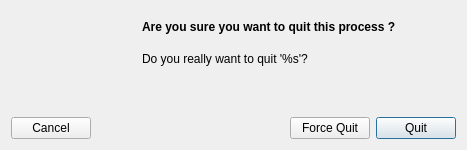
<?xml version="1.0" encoding="UTF-8"?>
<ui version="4.0">
 <class>KillDialog</class>
 <widget class="QDialog" name="KillDialog">
  <property name="windowModality">
   <enum>Qt::NonModal</enum>
  </property>
  <property name="geometry">
   <rect>
    <x>0</x>
    <y>0</y>
    <width>467</width>
    <height>150</height>
   </rect>
  </property>
  <property name="focusPolicy">
   <enum>Qt::NoFocus</enum>
  </property>
  <property name="windowTitle">
   <string/>
  </property>
  <property name="modal">
   <bool>true</bool>
  </property>
  <layout class="QVBoxLayout" name="verticalLayout">
   <item>
    <layout class="QVBoxLayout" name="MainVbox" stretch="0,0,0">
     <property name="spacing">
      <number>6</number>
     </property>
     <property name="sizeConstraint">
      <enum>QLayout::SetNoConstraint</enum>
     </property>
     <property name="leftMargin">
      <number>0</number>
     </property>
     <property name="topMargin">
      <number>0</number>
     </property>
     <property name="rightMargin">
      <number>0</number>
     </property>
     <property name="bottomMargin">
      <number>0</number>
     </property>
     <item>
      <layout class="QHBoxLayout" name="horizontalLayout_2" stretch="0,0,0,0">
       <property name="sizeConstraint">
        <enum>QLayout::SetDefaultConstraint</enum>
       </property>
       <property name="topMargin">
        <number>0</number>
       </property>
       <item alignment="Qt::AlignLeft">
        <widget class="QLabel" name="icon">
         <property name="sizePolicy">
          <sizepolicy hsizetype="Preferred" vsizetype="Preferred">
           <horstretch>0</horstretch>
           <verstretch>0</verstretch>
          </sizepolicy>
         </property>
         <property name="minimumSize">
          <size>
           <width>64</width>
           <height>64</height>
          </size>
         </property>
         <property name="maximumSize">
          <size>
           <width>64</width>
           <height>64</height>
          </size>
         </property>
         <property name="text">
          <string/>
         </property>
         <property name="pixmap">
          <pixmap>Processes.png</pixmap>
         </property>
         <property name="scaledContents">
          <bool>true</bool>
         </property>
        </widget>
       </item>
       <item>
        <spacer name="horizontalSpacer_4">
         <property name="orientation">
          <enum>Qt::Horizontal</enum>
         </property>
         <property name="sizeHint" stdset="0">
          <size>
           <width>40</width>
           <height>20</height>
          </size>
         </property>
        </spacer>
       </item>
       <item>
        <layout class="QVBoxLayout" name="verticalLayout_2">
         <property name="spacing">
          <number>0</number>
         </property>
         <item>
          <widget class="QLabel" name="Title">
           <property name="styleSheet">
            <string notr="true">QLabel {
                                                  font: bold
                                                  }
                                              </string>
           </property>
           <property name="text">
            <string>Are you sure you want to quit this process ?</string>
           </property>
          </widget>
         </item>
         <item>
          <widget class="QLabel" name="Label">
           <property name="text">
            <string>Do you really want to quit '%s'?</string>
           </property>
          </widget>
         </item>
        </layout>
       </item>
       <item>
        <spacer name="horizontalSpacer_3">
         <property name="orientation">
          <enum>Qt::Horizontal</enum>
         </property>
         <property name="sizeHint" stdset="0">
          <size>
           <width>40</width>
           <height>20</height>
          </size>
         </property>
        </spacer>
       </item>
      </layout>
     </item>
     <item>
      <spacer name="verticalSpacer">
       <property name="orientation">
        <enum>Qt::Vertical</enum>
       </property>
       <property name="sizeType">
        <enum>QSizePolicy::MinimumExpanding</enum>
       </property>
       <property name="sizeHint" stdset="0">
        <size>
         <width>20</width>
         <height>20</height>
        </size>
       </property>
      </spacer>
     </item>
     <item>
      <layout class="QHBoxLayout" name="horizontalLayout" stretch="0,0,0,0">
       <property name="spacing">
        <number>6</number>
       </property>
       <property name="sizeConstraint">
        <enum>QLayout::SetDefaultConstraint</enum>
       </property>
       <item>
        <widget class="QPushButton" name="button_cancel">
         <property name="text">
          <string>Cancel</string>
         </property>
        </widget>
       </item>
       <item>
        <spacer name="horizontalSpacer">
         <property name="orientation">
          <enum>Qt::Horizontal</enum>
         </property>
         <property name="sizeHint" stdset="0">
          <size>
           <width>40</width>
           <height>20</height>
          </size>
         </property>
        </spacer>
       </item>
       <item>
        <widget class="QPushButton" name="button_force_quit">
         <property name="text">
          <string>Force Quit</string>
         </property>
        </widget>
       </item>
       <item>
        <widget class="QPushButton" name="button_quit">
         <property name="text">
          <string>Quit</string>
         </property>
         <property name="default">
          <bool>true</bool>
         </property>
        </widget>
       </item>
      </layout>
     </item>
    </layout>
   </item>
  </layout>
 </widget>
 <resources/>
 <connections/>
</ui>
